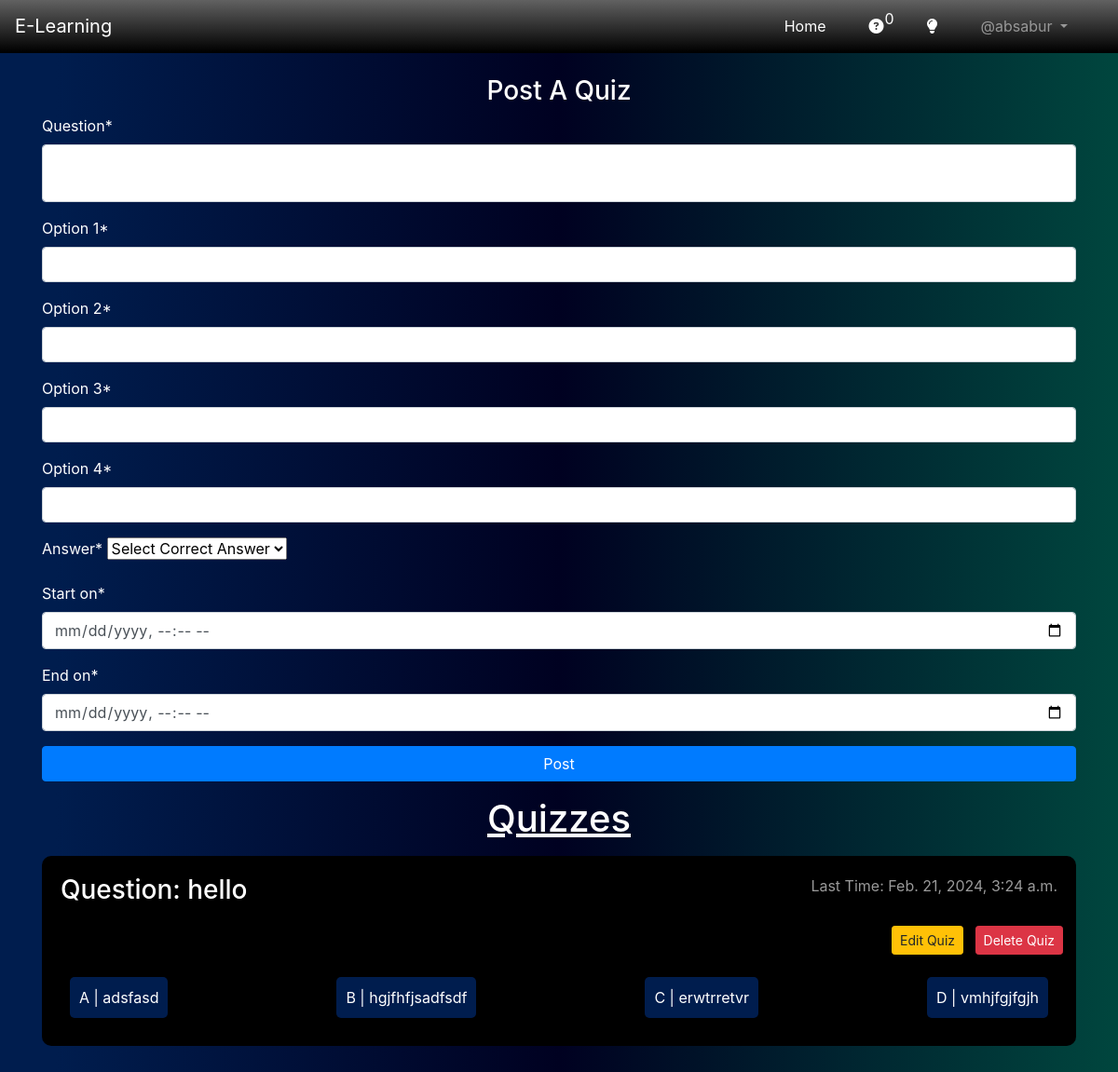
Screenshot of /teacher/quiz/ (signed in) with the database file from the repository.
### App_Teacher/models.py (models this page shows, shortened)
class Quiz(models.Model):
    answer_list= [
        ('', 'Select Correct Answer'),
        ('option_1', '(A)'),
        ('option_2', '(B)'),
        ('option_3', '(C)'),
        ('option_4', '(D)'),
    ]
    user = models.ForeignKey(User, on_delete=models.CASCADE)
    question = models.TextField(max_length=500)
    option_1 = models.CharField(max_length=100)
    option_2 = models.CharField(max_length=100)
    option_3 = models.CharField(max_length=100)
    option_4 = models.CharField(max_length=100)
    answer = models.CharField(max_length=15, choices=answer_list)
    start_on = models.DateTimeField()
    end_on = models.DateTimeField()
    created_at = models.DateTimeField(auto_now_add=True)
    updated_at = models.DateTimeField(auto_now=True)
    class Meta:
        ordering = ['-updated_at', '-created_at', 'question']

### App_Teacher/views.py (the view, shortened to what this page needs)
# urls.py: path('quiz/', quiz, name='quiz'),
@login_required
def quiz(request):
    userinfo = UserProfile.objects.filter(user=request.user)
    if not userinfo:
        messages.warning(request,"Add your information first!")
        return redirect('App_Auth:userInfo')
    quizzes = Quiz.objects.all()
    filtered_quiz = []
    if request.user.user_profile.role == 'teacher':
        filtered_quiz = list(quizzes)
    form = QuizForm()
    answerForm = AnswerForm()
    return render(request, 'App_Teacher/quiz.html', context={'quizzes': filtered_quiz, 'form': form, 'answerForm': answerForm})

### App_Teacher/forms.py
class QuizForm(forms.ModelForm):
    class Meta:
        model = Quiz
        fields = ('question', 'option_1', 'option_2', 'option_3', 'option_4', 'answer', 'start_on', 'end_on')
        labels = {
            '': '',
        }
        widgets = {
            'start_on': forms.TextInput(attrs={'type': 'datetime-local',}),
            'end_on': forms.TextInput(attrs={'type': 'datetime-local',}),
        }

class AnswerForm(forms.ModelForm):
    class Meta:
        model = AnswerList
        fields = ('answer',)

### templates/App_Teacher/quiz.html (shortened to what this page needs)
{% extends "base.html" %} {% load crispy_forms_tags %}  {% block body_block %}
{%if user.user_profile.role == 'teacher'%}
  <h3 class="text-center">Post A Quiz</h3>
  <form class="write-article" method="POST">
    {{form|crispy }}
    <button name="post_article" type="submit" class="btn btn-primary w-100">Post</button>
  </form>
{%endif%}
<h1 class="text-center m-3" style="text-decoration: underline;">Quizzes</h1>
{%for quiz in quizzes%}
  <div class="quiz">
    <div class="quiz-head">
        <h3 class="text-center">Question: {{quiz.question}}</h3>
        <p>Last Time: {{quiz.end_on}}</p>
    </div>
    {%if user.user_profile.role == 'teacher' and user == quiz.user%}
    <div class="ml-auto">
        <a class="btn btn-sm btn-warning m-1" href="{%url 'App_Teacher:quiz_edit' pk=quiz.pk%}">Edit Quiz</a>
        <button type="button" class="btn btn-danger btn-sm m-1" data-toggle="modal" data-target="#delete{{quiz.id}}">
          Delete Quiz
        </button>
      </div>
    {%endif%}
    <div class="quiz-options">
        <p>A | {{quiz.option_1}}</p>
        <p>B | {{quiz.option_2}}</p>
        <p>C | {{quiz.option_3}}</p>
        <p>D | {{quiz.option_4}}</p>
    </div>
  </div>
{%endfor%}
{% endblock %}

### templates/base.html (shortened to what this page needs)
<!DOCTYPE html>
{%load static%}
<html lang="en">
  <head>
    <link
      rel="stylesheet"
      href="https://cdn.jsdelivr.net/npm/bootstrap@4.0.0/dist/css/bootstrap.min.css"
    />
    <link
      rel="stylesheet"
      href="https://cdnjs.cloudflare.com/ajax/libs/font-awesome/6.5.1/css/all.min.css"
    />
    <link rel="stylesheet" href="{% static 'css/main.css' %}?{% now “U” %}" />
  </head>
  <body>
    <header>
      <nav
        class="navbar navbar-expand-lg navbar-dark"
        style="
          background-image: linear-gradient(to bottom, rgb(97, 97, 97), #000000);
          border-bottom: 1px solid black;
        "
      >
        <a class="navbar-brand" href="/">E-Learning</a>
        <div class="collapse navbar-collapse" id="navbarNavAltMarkup">
          <div class="navbar-nav ml-auto">
            <a class="nav-link nav-item active" href="/">Home</a>
            {% if user.is_authenticated %}
            <a
              class="nav-link nav-item active notification-parent"
              href="{%url 'App_Student:questions'%}"
            >
              <i class="fas fa-question-circle"></i>
              {%if user.user_profile.role == 'teacher'%}
              <span class="notification">{{my_data.question}}</span>
              {%endif%}
            </a>
            <a
              class="nav-link nav-item active notification-parent"
              href="{%url 'App_Teacher:quiz'%}"
            >
              <i class="fas fa-lightbulb"></i>
            </a>
            <div class="nav-item dropdown">
              <a
                class="nav-link dropdown-toggle"
                href="#"
                id="navbarDropdown"
                role="button"
                data-toggle="dropdown"
                aria-haspopup="true"
                aria-expanded="false"
              >
                @{{user.username}}
              </a>
            </div>
            {% endif %}
          </div>
        </div>
      </nav>
    </header>
    <div class="container pt-4 pb-4 w-100">
      {% block body_block %} {% endblock %}
    </div>
  </body>
</html>

### static/css/main.css (style rules this page uses)
* { padding: 0; margin: 0; box-sizing: border-box; }
body { background: linear-gradient(90deg, #001d4e 5%, #000121 50%, #00463e 100%) center; min-height: 100vh; color: white; }
.navbar-nav a { margin-right: 30px; }
.notification-parent { position: relative; }
.notification { position: absolute; top: 0px; left: 25px; display: flex; align-items: center; justify-content: center; border-radius: 100%; color: white; }
textarea { height: auto; resize: none; }
.write-article { width: 100%; position: relative; }
.quiz { display: flex; width: 100%; flex-direction: column; background-color: #000000; padding: 10px; border-radius: 10px; margin-bottom: 10px; }
.quiz-head { display: flex; width: 100%; justify-content: space-between; align-items: center; padding: 10px; flex-wrap: wrap; }
.quiz-head p { opacity: 0.6; margin-left: auto; }
.quiz-options { display: flex; width: 100%; justify-content: space-between; align-items: center; padding: 10px; flex-wrap: wrap; }
.quiz-options p { padding: 10px; border-radius: 5px; background-color: #001d4e; margin: 10px; }
#div_id_answer { margin-bottom: 0; }

### rows the page displays
Quiz: question "hello", end_on "Feb. 21, 2024, 3:24 a.m.", option_1 "adsfasd", option_2 "hgjfhfjsadfsdf", option_3 "erwtrretvr", option_4 "vmhjfgjfgjh"

### other values shown
{{ my_data.question }} "0"
{{ user.username }} "absabur"
